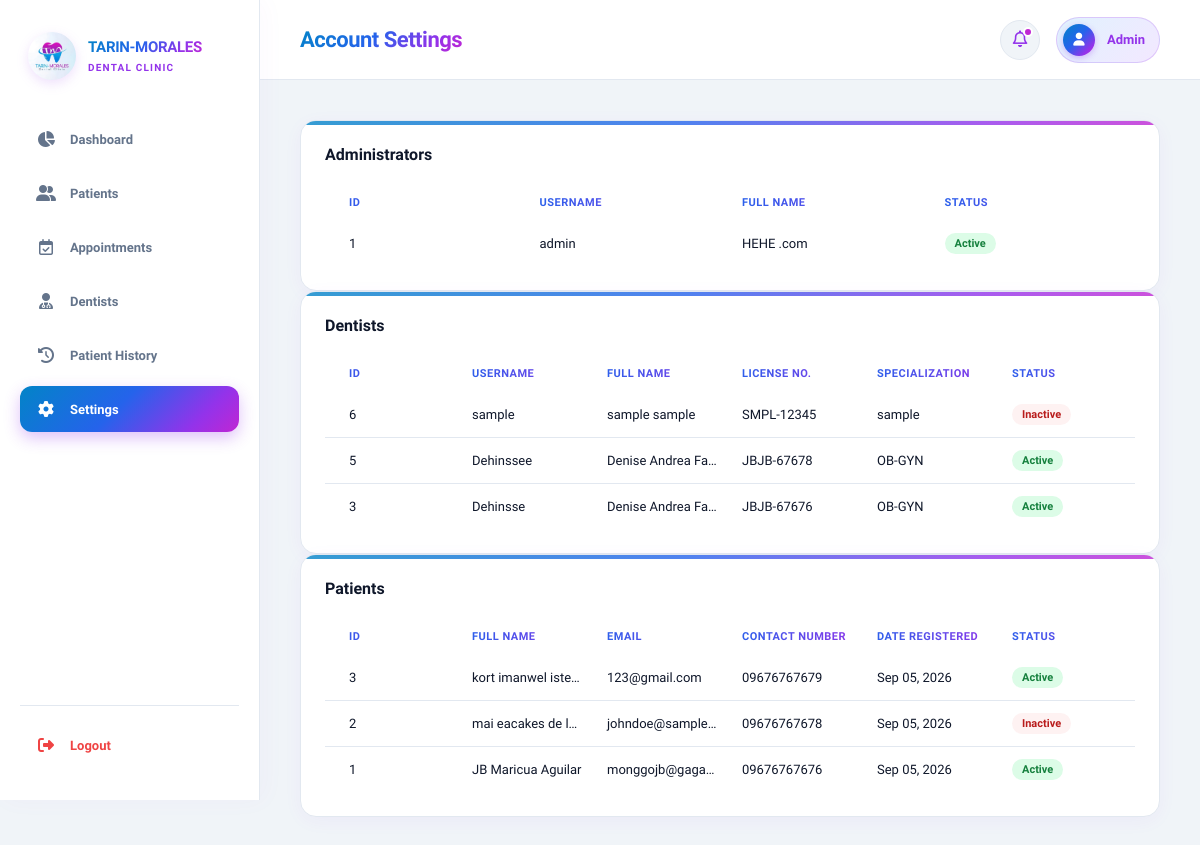
/admin/dashboard/settings.php, run on the app's committed database.
### tables this page shows
CREATE TABLE `tbl_dentists` (
  `dentist_id` int(11) NOT NULL,
  `username` varchar(55) NOT NULL,
  `password` varchar(255) NOT NULL,
  `first_name` varchar(100) NOT NULL,
  `last_name` varchar(100) NOT NULL,
  `license_no` varchar(50) NOT NULL,
  `specialization` varchar(100) DEFAULT NULL,
  `status` enum('active','inactive') DEFAULT 'active'
);

CREATE TABLE `tbl_patients` (
  `patient_id` int(11) NOT NULL,
  `user_id` int(11) NOT NULL,
  `first_name` varchar(100) NOT NULL,
  `middle_name` varchar(100) DEFAULT NULL,
  `last_name` varchar(100) NOT NULL,
  `birth_date` date NOT NULL,
  `sex` enum('Male','Female') NOT NULL,
  `contact_number` varchar(20) NOT NULL,
  `address` text NOT NULL,
  `date_registered` datetime DEFAULT current_timestamp()
);

CREATE TABLE `tbl_users` (
  `user_id` int(11) NOT NULL,
  `email` varchar(255) NOT NULL,
  `username` varchar(55) NOT NULL,
  `password` varchar(255) NOT NULL,
  `role` enum('admin','dentist','patient') NOT NULL,
  `status` enum('active','inactive') DEFAULT 'active',
  `created_at` datetime DEFAULT current_timestamp()
);

### admin/dashboard/settings.php (the view, shortened to what this page needs)
<?php
include __DIR__ . '/includes/header.php';
$conn = $conn ?? $pdo ?? null;
try {
    $sql_admins = "SELECT admin_id, username, CONCAT(first_name, ' ', last_name) AS full_name, status FROM tbl_admins ORDER BY admin_id DESC";
    $stmt_admins = $conn->prepare($sql_admins);
    $stmt_admins->execute();
    $admins = $stmt_admins->fetchAll(PDO::FETCH_ASSOC);
    $sql_dentists = "SELECT dentist_id, username, CONCAT(first_name, ' ', last_name) AS full_name, license_no, specialization, status
                    FROM tbl_dentists
                    ORDER BY dentist_id DESC";
    $stmt_dentists = $conn->prepare($sql_dentists);
    $stmt_dentists->execute();
    $dentists = $stmt_dentists->fetchAll(PDO::FETCH_ASSOC);
    $sql_patients = "SELECT p.patient_id, u.email, u.username, CONCAT(p.first_name, ' ', IFNULL(p.middle_name, ''), ' ', p.last_name) AS full_name, p.contact_number, p.date_registered, u.status
                     FROM tbl_patients p
                     JOIN tbl_users u ON p.user_id = u.user_id
                     ORDER BY p.patient_id DESC";
    $stmt_patients = $conn->prepare($sql_patients);
    $stmt_patients->execute();
    $patients = $stmt_patients->fetchAll(PDO::FETCH_ASSOC);
} catch (PDOException $e) {
    echo '<div class="alert alert-danger" style="padding: 15px; background-color: #f8d7da; color: #721c24; border: 1px solid #f5c6cb; border-radius: 4px; margin: 20px;">
            <strong>Query Error:</strong> ' . htmlspecialchars($e->getMessage(), ENT_QUOTES, 'UTF-8') . '
          </div>';
    $admins = $dentists = $patients = [];
}
?>
<div class="card mb-4">
  <div class="head">
    <h3>Administrators</h3>
  </div>
  <div class="table-container">
    <table class="table-even col-4-even">
      <thead>
        <tr>
          <th>ID</th>
          <th>Username</th>
          <th>Full Name</th>
          <th>Status</th>
        </tr>
      </thead>
      <tbody>
        <?php if (!empty($admins)): ?>
          <?php foreach ($admins as $admin): ?>
            <tr>
              <td><?php echo htmlspecialchars((string)$admin['admin_id'], ENT_QUOTES, 'UTF-8'); ?></td>
              <td><?php echo htmlspecialchars($admin['username'], ENT_QUOTES, 'UTF-8'); ?></td>
              <td><?php echo htmlspecialchars($admin['full_name'], ENT_QUOTES, 'UTF-8'); ?></td>
              <td>
                <?php $status_class = strtolower($admin['status'] ?? 'active'); ?>
                <span class="status <?php echo htmlspecialchars($status_class, ENT_QUOTES, 'UTF-8'); ?>">
                  <?php echo htmlspecialchars(ucfirst(str_replace('_', ' ', $admin['status'] ?? 'Active')), ENT_QUOTES, 'UTF-8'); ?>
                </span>
              </td>
            </tr>
          <?php endforeach; ?>
        <?php else: ?>
          <tr>
            <td colspan="4" style="text-align: center; color: var(--text-muted);">No administrator accounts found.</td>
          </tr>
        <?php endif; ?>
      </tbody>
    </table>
  </div>
</div>
<div class="card mb-4">
  <div class="head">
    <h3>Dentists</h3>
  </div>
  <div class="table-container">
    <table class="table-even col-6-even">
      <thead>
        <tr>
          <th>ID</th>
          <th>Username</th>
          <th>Full Name</th>
          <th>License No.</th>
          <th>Specialization</th>
          <th>Status</th>
        </tr>
      </thead>
      <tbody>
        <?php if (!empty($dentists)): ?>
          <?php foreach ($dentists as $dentist): ?>
            <tr>
              <td><?php echo htmlspecialchars((string)$dentist['dentist_id'], ENT_QUOTES, 'UTF-8'); ?></td>
              <td><?php echo htmlspecialchars($dentist['username'], ENT_QUOTES, 'UTF-8'); ?></td>
              <td><?php echo htmlspecialchars($dentist['full_name'], ENT_QUOTES, 'UTF-8'); ?></td>
              <td><?php echo htmlspecialchars($dentist['license_no'], ENT_QUOTES, 'UTF-8'); ?></td>
              <td><?php echo htmlspecialchars($dentist['specialization'] ?? 'N/A', ENT_QUOTES, 'UTF-8'); ?></td>
              <td>
                <?php $status_class = strtolower($dentist['status'] ?? 'active'); ?>
                <span class="status <?php echo htmlspecialchars($status_class, ENT_QUOTES, 'UTF-8'); ?>">
                  <?php echo htmlspecialchars(ucfirst(str_replace('_', ' ', $dentist['status'] ?? 'Active')), ENT_QUOTES, 'UTF-8'); ?>
                </span>
              </td>
            </tr>
          <?php endforeach; ?>
        <?php else: ?>
          <tr>
            <td colspan="6" style="text-align: center; color: var(--text-muted);">No dentist accounts found.</td>
          </tr>
        <?php endif; ?>
      </tbody>
    </table>
  </div>
</div>
<div class="card mb-4">
  <div class="head">
    <h3>Patients</h3>
  </div>
  <div class="table-container">
    <table class="table-even col-6-even">
      <thead>
        <tr>
          <th>ID</th>
          <th>Full Name</th>
          <th>Email</th>
          <th>Contact Number</th>
          <th>Date Registered</th>
          <th>Status</th>
        </tr>
      </thead>
      <tbody>
        <?php if (!empty($patients)): ?>
          <?php foreach ($patients as $patient): ?>
            <tr>
              <td><?php echo htmlspecialchars((string)$patient['patient_id'], ENT_QUOTES, 'UTF-8'); ?></td>
              <td><?php echo htmlspecialchars(trim($patient['full_name']), ENT_QUOTES, 'UTF-8'); ?></td>
              <td><?php echo htmlspecialchars($patient['email'], ENT_QUOTES, 'UTF-8'); ?></td>
              <td><?php echo htmlspecialchars($patient['contact_number'], ENT_QUOTES, 'UTF-8'); ?></td>
              <td><?php echo htmlspecialchars(date('M d, Y', strtotime($patient['date_registered'])), ENT_QUOTES, 'UTF-8'); ?></td>
              <td>
                <?php $status_class = strtolower($patient['status'] ?? 'active'); ?>
                <span class="status <?php echo htmlspecialchars($status_class, ENT_QUOTES, 'UTF-8'); ?>">
                  <?php echo htmlspecialchars(ucfirst(str_replace('_', ' ', $patient['status'] ?? 'Active')), ENT_QUOTES, 'UTF-8'); ?>
                </span>
              </td>
            </tr>
          <?php endforeach; ?>
        <?php else: ?>
          <tr>
            <td colspan="6" style="text-align: center; color: var(--text-muted);">No patient accounts found.</td>
          </tr>
        <?php endif; ?>
      </tbody>
    </table>
  </div>
</div>
<?php include __DIR__ . '/includes/footer.php'; ?>

### admin/dashboard/includes/header.php (style rules this page uses)
:root { --bg-main: #f0f4f8; --surface: #ffffff; --brand-cyan: #0284c7; --brand-blue: #2563eb; --brand-purple: #9333ea; --brand-magenta: #c026d3; --gradient-brand: linear-gradient(135deg, #0284c7 0%, #2563eb 45%, #9333ea 80%, #c026d3 100%); --gradient-subtle: linear-gradient(135deg, #e0f2fe 0%, #f3e8ff 100%); --text-main: #0f172a; --text-muted: #64748b; --border-color: #e2e8f0; --border-hover: #cbd5e1; --radius-lg: 16px; --radius-md: 12px; --radius-sm: 8px; --shadow-subtle: 0 4px 20px -2px rgba(147, 51, 234, 0.06); --shadow-hover: 0 10px 25px -5px rgba(147, 51, 234, 0.2); --status-confirmed-bg: #dcfce7; --status-confirmed-text: #15803d; --status-pending-bg: #fef9c3; --status-pending-text: #a16207; --status-progress-bg: #e0f2fe; --status-progress-text: #0369a1; --status-completed-bg: #f3e8ff; --status-completed-text: #7e22ce; --status-cancelled-bg: #fef2f2; --status-cancelled-text: #b91c1c; }
*, *::before, *::after { box-sizing: border-box; margin: 0; padding: 0; }
body { font-family: 'Plus Jakarta Sans', sans-serif; background: var(--bg-main); color: var(--text-main); display: flex; justify-content: center; min-height: 100vh; overflow-x: hidden; -webkit-font-smoothing: antialiased; }
.card { background: var(--surface); border: 1px solid var(--border-color); border-radius: var(--radius-lg); padding: 24px; box-shadow: var(--shadow-subtle); transition: transform 0.2s ease, box-shadow 0.2s ease, border-color 0.2s ease; position: relative; overflow: hidden; width: 100%; max-width: 100%; }
.card::before { content: ""; position: absolute; top: 0; left: 0; right: 0; height: 4px; background: var(--gradient-brand); opacity: 0.8; }
.head { display: flex; justify-content: space-between; align-items: center; margin-bottom: 20px; }
.head h3 { font-size: 16px; font-weight: 700; }
.table-container { width: 100%; overflow-x: auto; -webkit-overflow-scrolling: touch; border-radius: var(--radius-md); }
table { width: 100%; border-collapse: collapse; text-align: left; white-space: nowrap; }
th { font-size: 11px; font-weight: 800; text-transform: uppercase; letter-spacing: 0.5px; padding: 12px 16px; border-bottom: 2px solid var(--gradient-subtle); background: #faf5ff; background-image: linear-gradient(90deg, var(--brand-blue) 0%, var(--brand-purple) 100%); -webkit-background-clip: text; background-clip: text; -webkit-text-fill-color: transparent; }
td { font-size: 13px; font-weight: 500; padding: 16px; border-bottom: 1px solid var(--border-color); }
tr:last-child td { border-bottom: none; }
.status { font-size: 11px; font-weight: 700; border-radius: 20px; padding: 4px 10px; display: inline-block; text-transform: capitalize; }
.status.active, .status.confirmed { background: var(--status-confirmed-bg); color: var(--status-confirmed-text); }
.status.cancelled, .status.no_show, .status.inactive { background: var(--status-cancelled-bg); color: var(--status-cancelled-text); }

### admin/dashboard/settings.php (style rules this page uses)
.table-even { table-layout: fixed; width: 100%; }
.table-even th, .table-even td { overflow: hidden; text-overflow: ellipsis; white-space: nowrap; vertical-align: middle; padding: 12px; }
.table-even th:first-child, .table-even td:first-child { padding-left: 24px; }
.col-4-even th, .col-4-even td { width: 25%; }
.col-6-even th, .col-6-even td { width: 16.666%; }

### data on the page
tbl_dentists: dentist_id "6", username "sample", full_name "sample sample", license_no "SMPL-12345", specialization "sample", status "Inactive"
tbl_dentists: dentist_id "5", username "Dehinssee", full_name "Denise Andrea Fa…", license_no "JBJB-67678", specialization "OB-GYN", status "Active"
tbl_dentists: dentist_id "3", username "Dehinsse", full_name "Denise Andrea Fa…", license_no "JBJB-67676", specialization "OB-GYN", status "Active"
tbl_patients: patient_id "3", full_name "kort imanwel iste…", user.email "123@gmail.com", contact_number "09676767679", date_registered "Sep 05, 2026", user.status "Active"
tbl_patients: patient_id "2", full_name "mai eacakes de l…", user.email "johndoe@sample…", contact_number "09676767678", date_registered "Sep 05, 2026", user.status "Inactive"
tbl_patients: patient_id "1", full_name "JB Maricua Aguilar", user.email "monggojb@gaga…", contact_number "09676767676", date_registered "Sep 05, 2026", user.status "Active"

### other printed values
$header_title "Account Settings"
$admin_display_name "Admin"
$admin['admin_id'] "1"
$admin['username'] "admin"
$admin['full_name'] "HEHE .com"
str_replace('_', ' ', $admin['status'] ?? 'Active') "Active"
